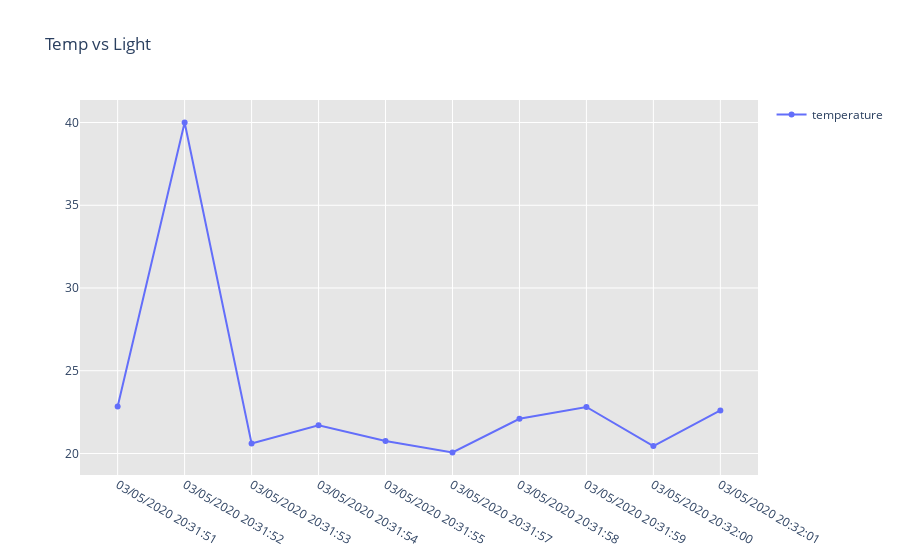

This figure's notebook cell:
### Code cell
trace = go.Scatter(
    x=df_new_data['datetime'], 
    y=df_new_data['temperature'],
    name='temperature'
)
layout = go.Layout(
    title='Temp vs Light',
    plot_bgcolor='rgb(230, 230, 230)',
    showlegend=True
)
fig = go.Figure(
    data=[trace],
    layout=layout
)

iplot(fig, filename='test')

### Figure 1 — Plotly figure (JSON) as saved in the notebook; plotly's stock layout.template omitted (floating-point values rounded to 4 significant figures)
{"data": [{"name": "temperature", "type": "scatter", "x": ["03/05/2020 20:31:51", "03/05/2020 20:31:52", "03/05/2020 20:31:53", "03/05/2020 20:31:54", "03/05/2020 20:31:55", "03/05/2020 20:31:57", "03/05/2020 20:31:58", "03/05/2020 20:31:59", "03/05/2020 20:32:00", "03/05/2020 20:32:01"], "y": [22.84, 40, 20.61, 21.7, 20.76, 20.06, 22.1, 22.81, 20.45, 22.6]}], "layout": {"plot_bgcolor": "rgb(230, 230, 230)", "showlegend": true, "title": {"text": "Temp vs Light"}}}
